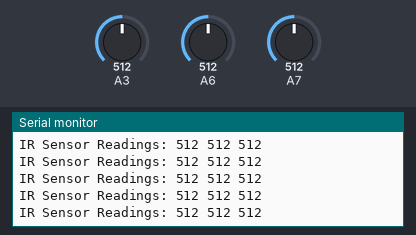
Bench run of a sketch on a simulated Arduino Nano, built with avr-gcc and run on an emulated ATmega328P. Parts: the last lines printed to the serial monitor. The test bench sets the inputs (shaded band); at power-on: A7 = 512, A3 = 512, A6 = 512.

Above: at 4.2 s.
4.3 s: A7 set to 986
At 4.35 s:
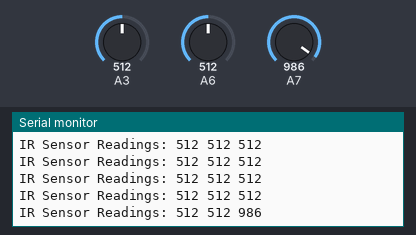
5.8 s: A7 set to 1011
At 5.86 s:
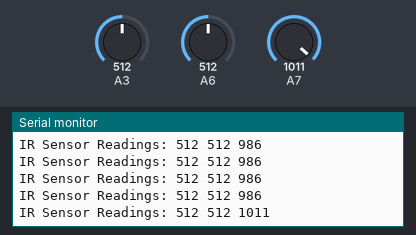
Timing chart, 0 to 8.8 s (numbered marks = the images above; inputs shaded):
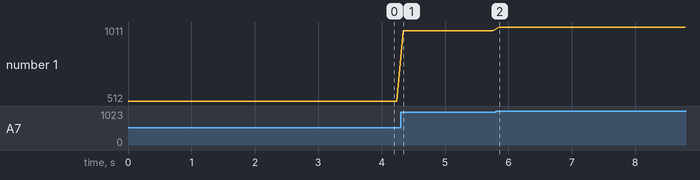

Measured:
- after the input at 4.3 s, the serial monitor: prints a new line at once (image 1)
- after the input at 5.8 s, the serial monitor: prints a new line after 0.06 s (image 2)
- plotted number 1: 512 → 986 after the input at 4.3 s, 986 → 1011 after the input at 5.8 s

The sketch:

IR_sensor.ino
```cpp
#include <RedBot.h>
RedBotSensor IRSensor1 = RedBotSensor(A3); // initialize a sensor object on A3
RedBotSensor IRSensor2 = RedBotSensor(A6); // initialize a sensor object on A6
RedBotSensor IRSensor3 = RedBotSensor(A7); // initialize a sensor object on A7

void setup()
{
  Serial.begin(9600);
}

void loop()
{
  Serial.print("IR Sensor Readings: ");
  Serial.print(IRSensor1.read());
  Serial.print(" ");  // tab character
  Serial.print(IRSensor2.read());
  Serial.print(" ");  // tab character
  Serial.print(IRSensor3.read());
  Serial.println();
  delay(100);
}
```
